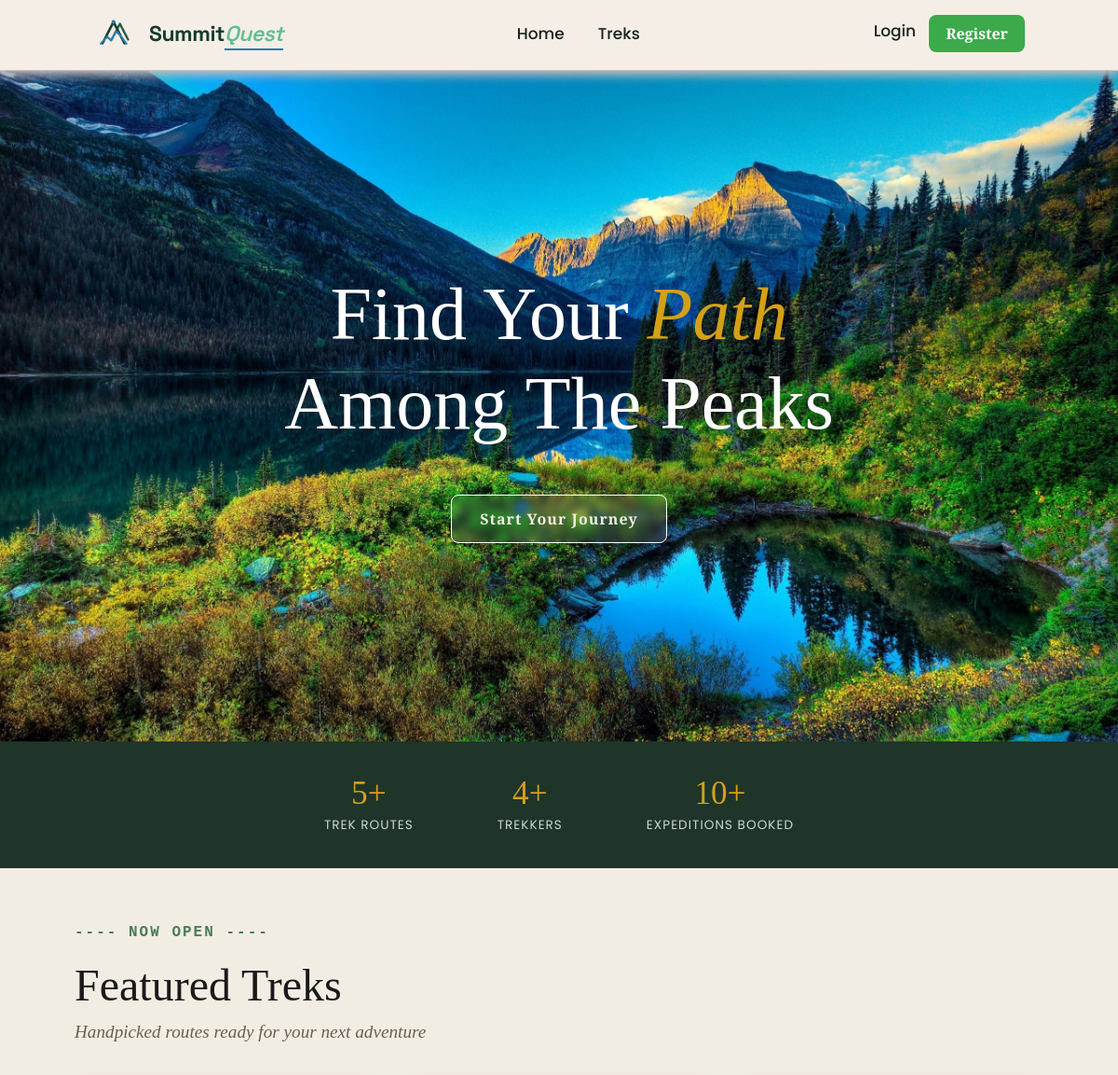
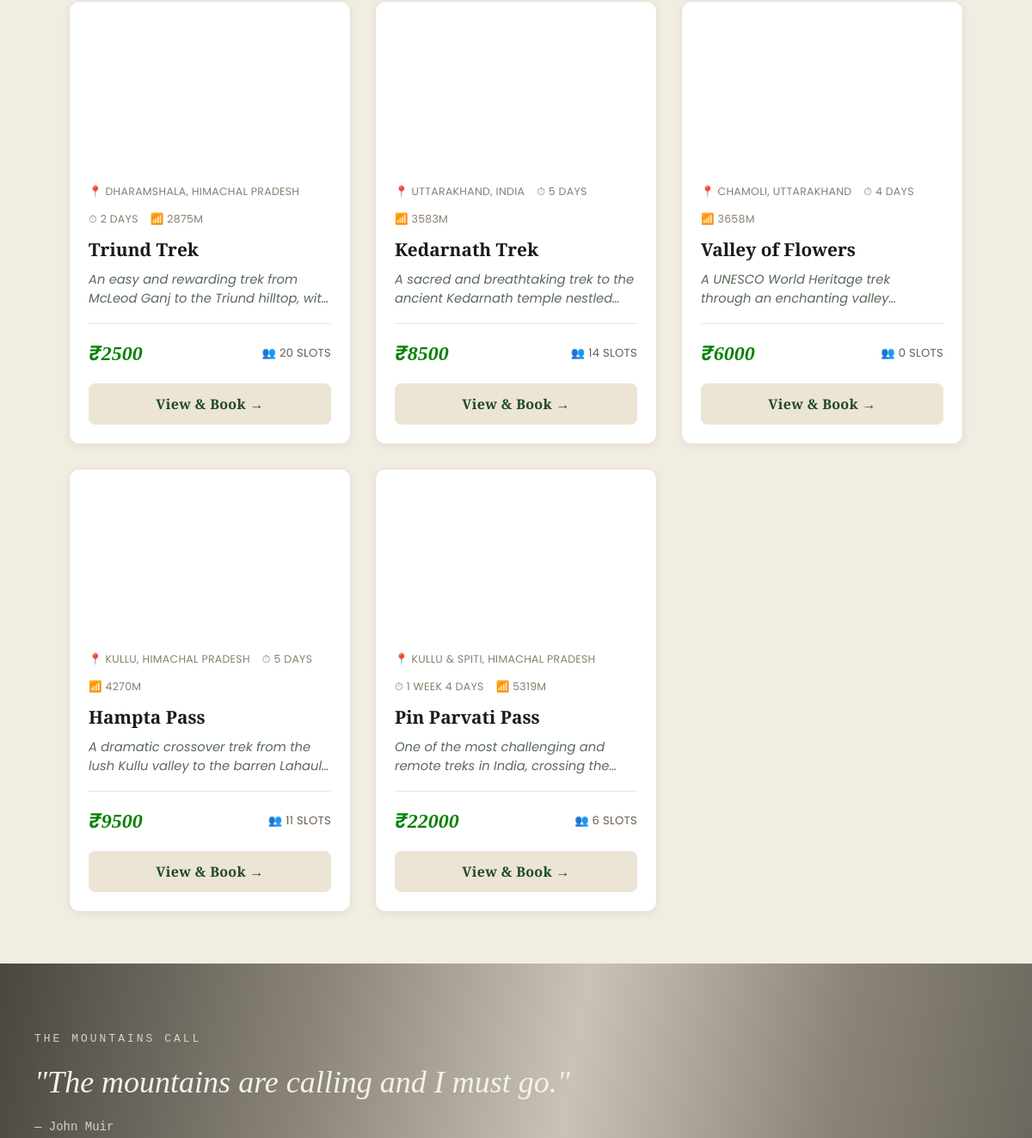
Before: / (upper part) with the older database file (2 pictures, top to bottom).
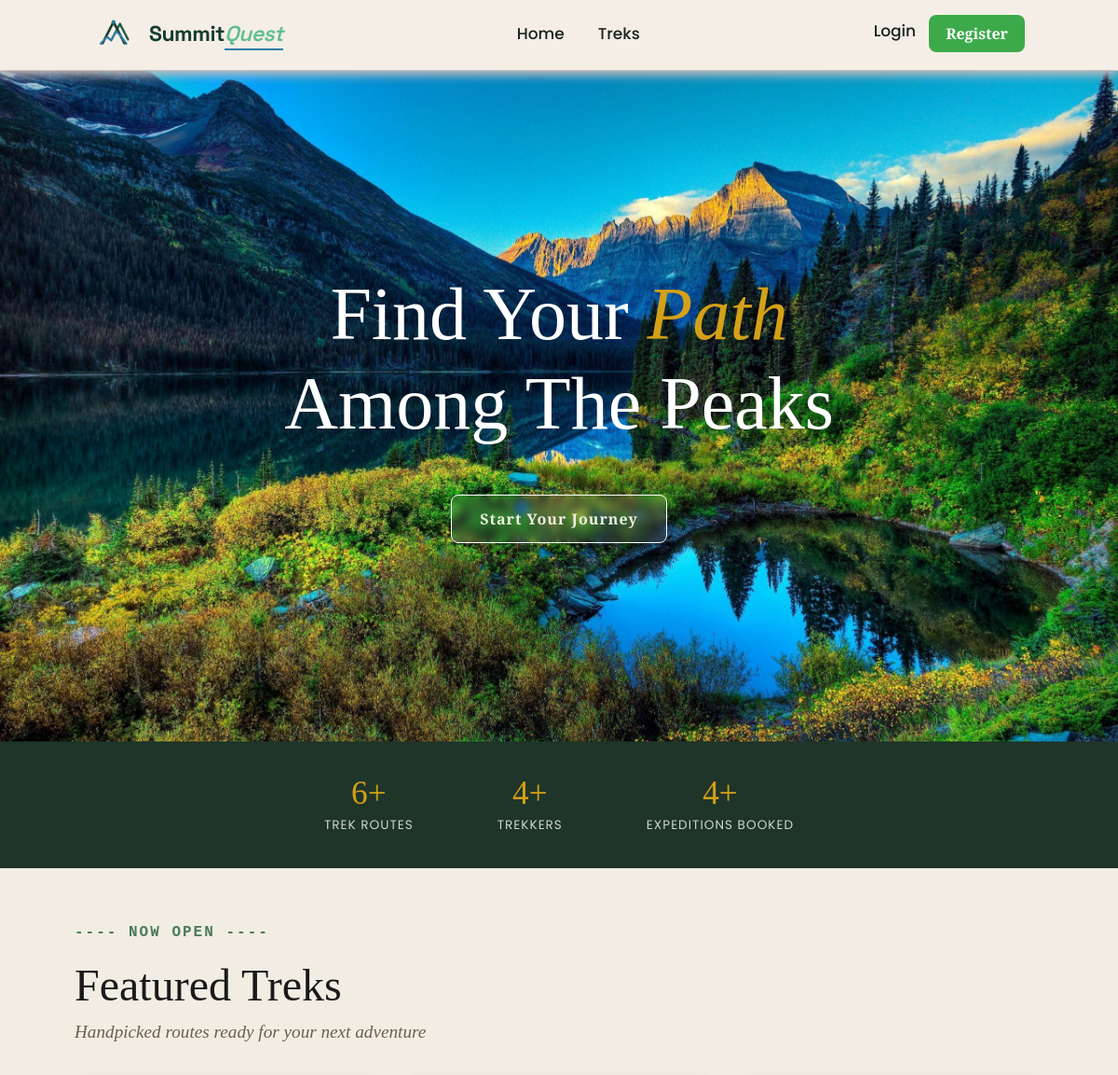
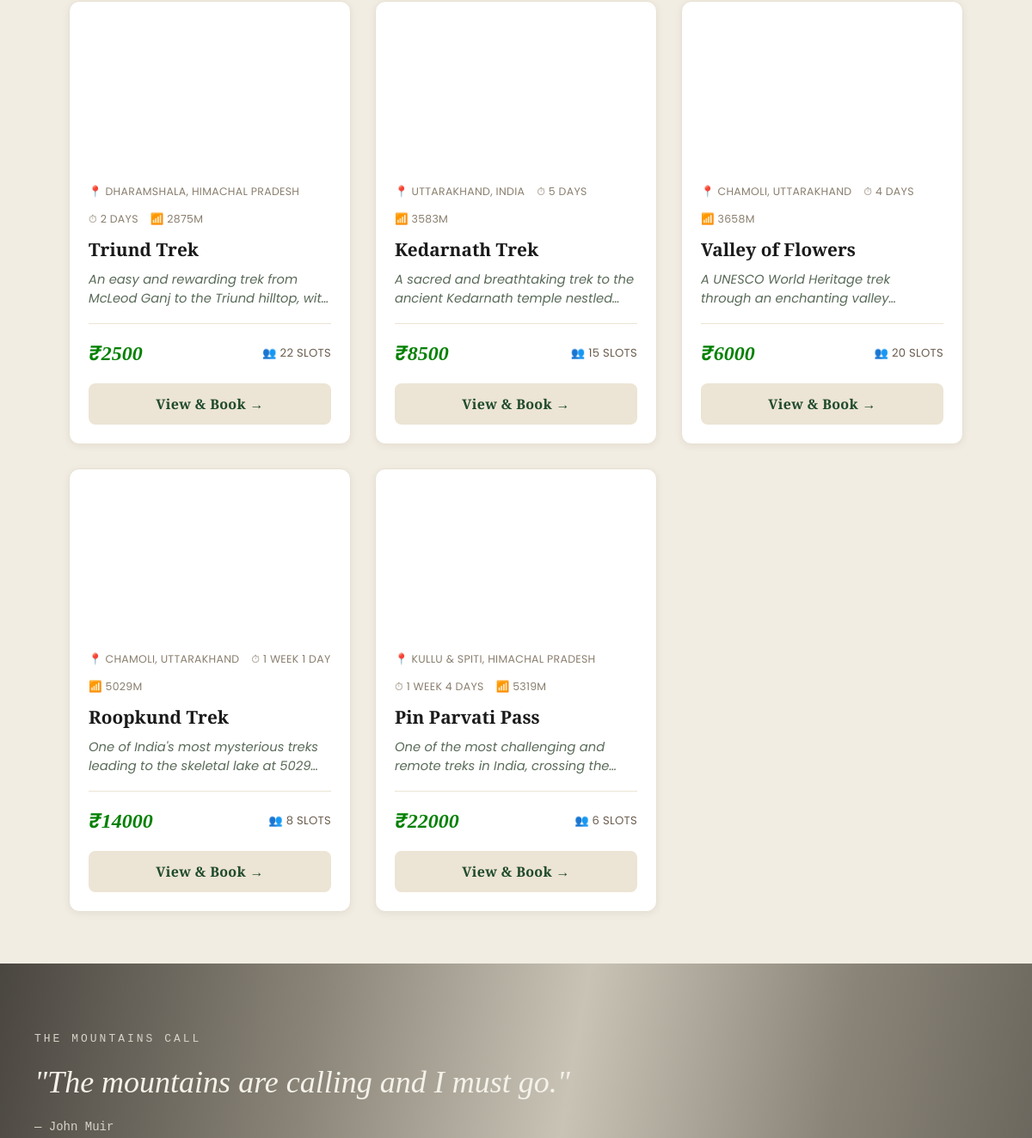
After: the same page with the newer database file (2 pictures, top to bottom).
### app/models.py (models this page shows, shortened)
class Treks(db.Model):
    __tablename__ = "trek"
    id = db.Column(db.Integer, primary_key = True)
    name = db.Column(db.String(256), nullable= False, index = True)
    location = db.Column(db.String(50), nullable= False, index = True)
    difficulty= db.Column(db.String(50), nullable = False, index = True)
    status = db.Column(db.String(50), nullable = False, default = "Pending")
    duration =  db.Column(db.Integer, nullable= False)
    starting_date = db.Column(db.Date, nullable= False)
    ending_date = db.Column(db.Date, nullable= False)
    is_blocked = db.Column(db.String(50),nullable = False,default = False)
    created_at = db.Column(db.DateTime, default=datetime.utcnow, nullable=False)
    capacity = db.Column(db.Integer, default = 10)
    available = db.Column(db.Integer, default = 10)
    description = db.Column(db.Text)
    updated_at = db.Column(db.DateTime, default=datetime.utcnow, onupdate=datetime.utcnow, nullable=False)
    price = db.Column(db.Float, default=0)
    altitude = db.Column(db.String(50), nullable=True)
    image_url = db.Column(db.String(500), nullable=True)
    highlights = db.Column(db.Text, nullable=True)
    requirements = db.Column(db.Text, nullable=True)
    assigned_staff_id = db.Column(db.Integer,db.ForeignKey("user.id"),nullable = True)
    bookings = db.relationship(
    "Bookings",
    backref="trek",
    cascade="all, delete-orphan")

### app/routes.py (the view)
@visit.route("/")
def home():
    open_treks = (
        Treks.query.filter(Treks.status.in_(["Approved", "Open"]))
        .order_by(Treks.starting_date)
        .limit(6)
        .all()
    )
    stats = {
        "treks": Treks.query.count(),
        "users": User.query.filter_by(role="trekker").count(),
        "bookings": Bookings.query.count(),
    }
    return render_template("index.html", open_treks=open_treks, stats=stats)

### app/utils.py (called while the page is built)
def current_user():
    if 'user_id' not in session:
        return AnonUser()
    return SessionUser(session)

def format_duration(days):
    if not days or days < 1:
        return '—'
    weeks, remainder = divmod(int(days), 7)
    parts = []
    if weeks:
        parts.append(f"{weeks} Week{'s' if weeks > 1 else ''}")
    if remainder:
        parts.append(f"{remainder} Day{'s' if remainder > 1 else ''}")
    return ' '.join(parts) if parts else f"{days} Day{'s' if days != 1 else ''}"

### templates/index.html (shortened to what this page needs)
{% extends "base.html"%}
{% block extra_css%}
<link rel="stylesheet" href="{{ url_for('static', filename='css/for_index.css') }}">
{% endblock %}
{% block content %}
<div class="hero">
    <h1 class="hero-title">
        Find Your <span class="accent">Path</span> Among The Peaks
    </h1>
    {% if not current_user.is_authenticated %}
    <a href="{{ url_for('visit.register') }}" class="hero-cta">Start Your Journey</a>
    {% endif %}
</div>
<section class="stats-strip">
    <div class="stat-item">
        <div class="stat-number">{{ stats.treks }}+</div>
        <div class="stat-label">Trek Routes</div>
    </div>
    <div class="stat-item">
        <div class="stat-number">{{ stats.users }}+</div>
        <div class="stat-label">Trekkers</div>
    </div>
    <div class="stat-item">
        <div class="stat-number">{{ stats.bookings }}+</div>
        <div class="stat-label">Expeditions Booked</div>
    </div>
</section>
<section class="featured-section" id="treks_redirect">
    <div class="open">
        <span class="open-text">---- NOW OPEN ----</span>
    </div>
    <h2 class="section-title">Featured Treks</h2>
    <p class="section-subtitle">Handpicked routes ready for your next adventure</p>
    {% if open_treks %}
    <div class="trek-grid">
        {% for trek in open_treks %}
        <div class="trek-card">
            <div class="trek-card-img" {% if trek.image_url %}style="background-image:url('{{ trek.image_url }}')"{% endif %}></div>
            <div class="trek-card-body">
                <div class="trek-card-icons">
                    <span>📍 {{ trek.location }}</span>
                    <span>⏱ {{ format_duration(trek.duration) }}</span>
                    {% if trek.altitude %}<span>📶 {{ trek.altitude }}</span>{% endif %}
                </div>
                <h3>{{ trek.name }}</h3>
                <p class="trek-card-desc">{{ trek.description[:110] }}{% if trek.description|length > 110 %}…{% endif %}</p>
                <div class="trek-card-divider"></div>
                <div class="trek-card-footer">
                    <span class="trek-card-price">₹{{ "%.0f"|format(trek.price) }}</span>
                    <span class="trek-card-slots">👥 {{ trek.available }} slots</span>
                </div>
                <a href="{{ url_for('visit.trek_detail', trek_id=trek.id) }}" class="trek-card-cta">View &amp; Book →</a>
            </div>
        </div>
        {% endfor %}
    </div>
    {% else %}
    <p class="muted">No open treks right now — check back soon!</p>
    {% endif %}
</section>
<section class="quote">
    <div class="quote_container">
        <p class="quote_label">The Mountains Call</p>
        <p class="quote_text">"The mountains are calling and I must go."</p>
        <p class="quote_author">— John Muir</p>
    </div>
</section>
{% endblock %}

Changed rows visible on the page:
no longer on this page (row edited): Treks: location "KULLU, HIMACHAL PRADESH", duration "5 DAYS", altitude "4270M", name "Hampta Pass", description "A dramatic crossover trek from the lush Kullu valley to the barren…", price "9500", available "11"
changed Treks "Triund Trek": available "20" → "22"
changed Treks "Kedarnath Trek": available "14" → "15"
changed Treks "Valley of Flowers": available "0" → "20"
added Treks: location "CHAMOLI, UTTARAKHAND", duration "1 WEEK 1 DAY", altitude "5029M", name "Roopkund Trek", description "One of India's most mysterious treks leading to the skeletal lake at…", price "14000", available "8"
Other visible differences:
{{ stats.treks }}: "5" → "6"
{{ stats.bookings }}: "10" → "4"
